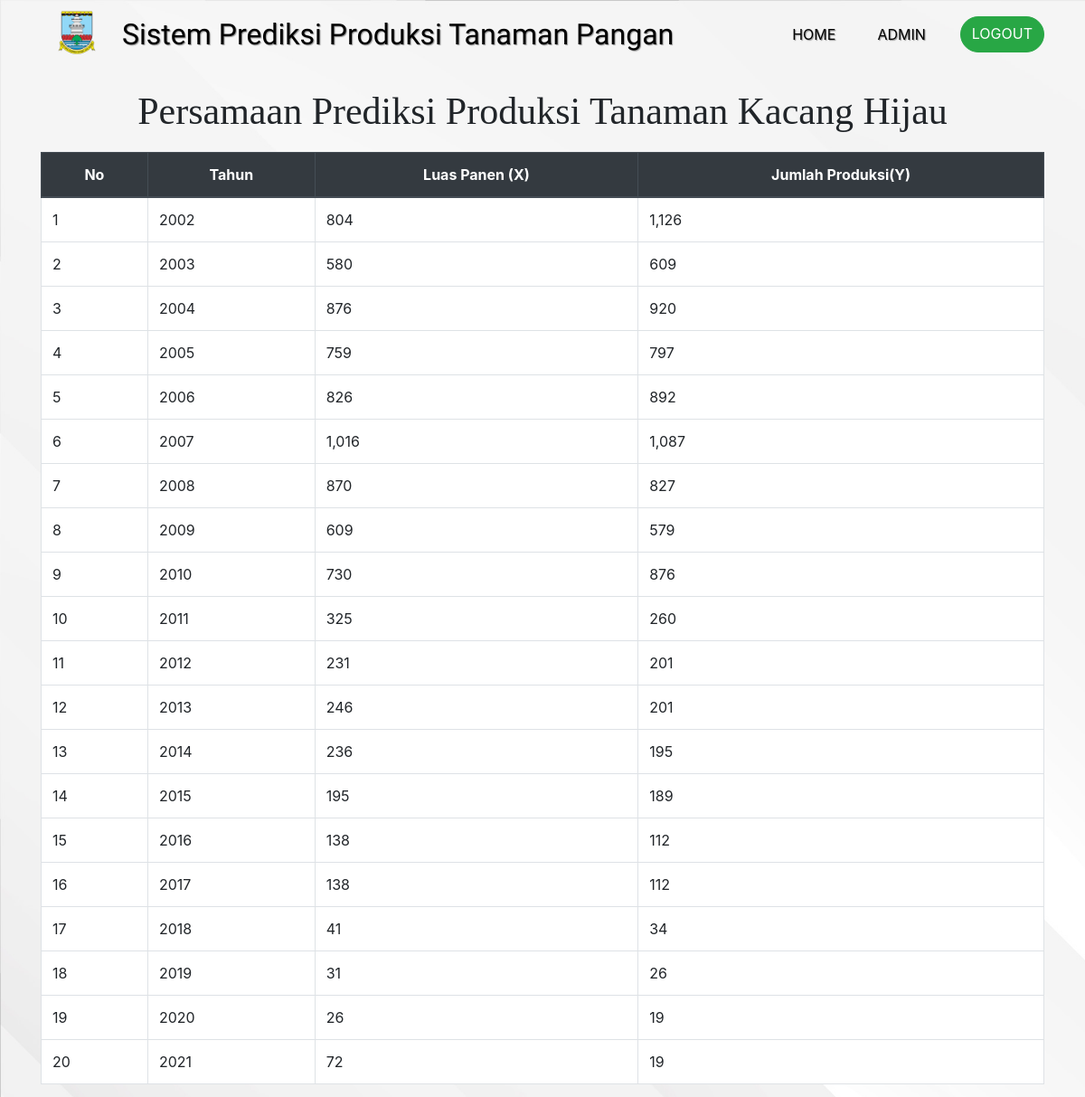
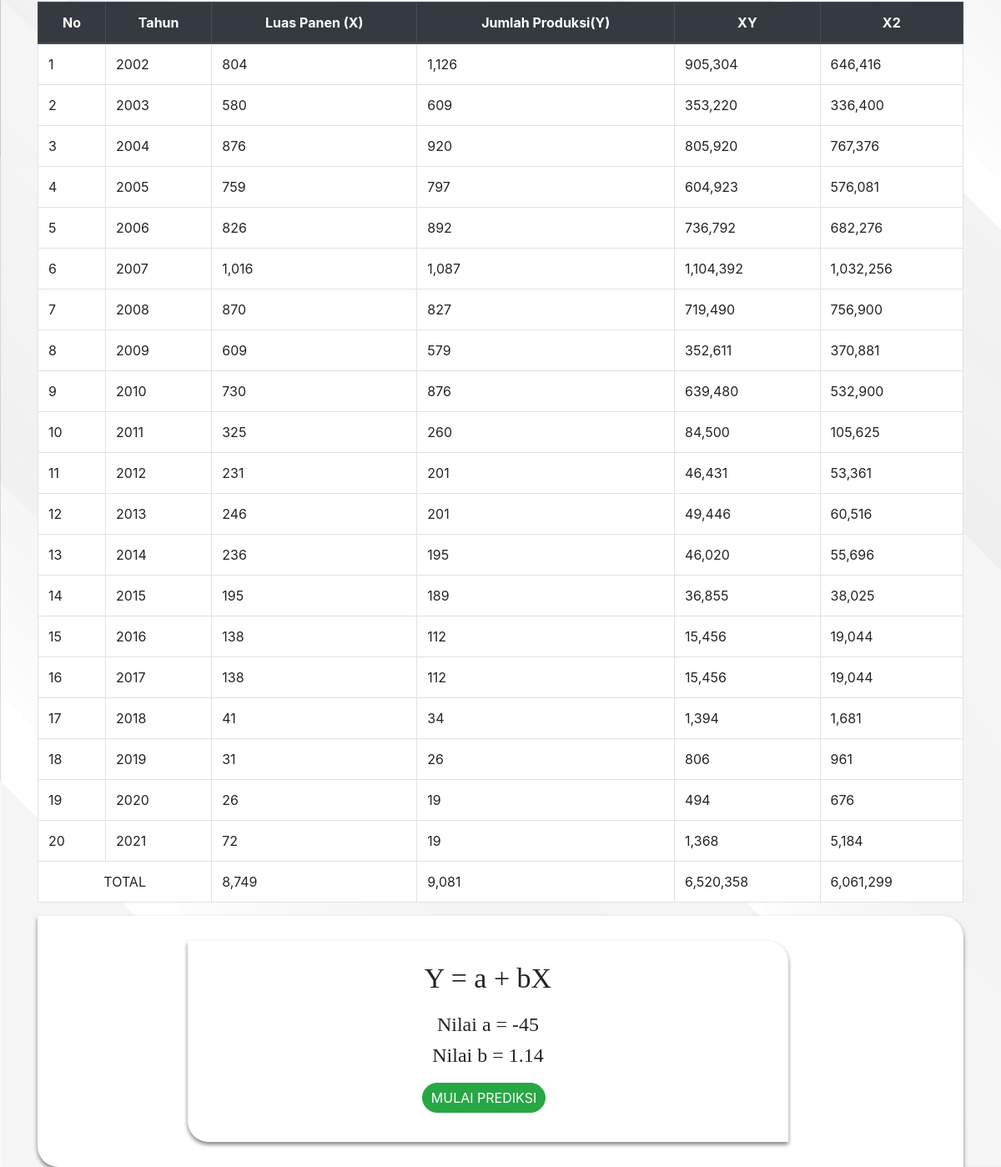
The page /admin/prediksi/kacanghijau/kacanghijau.php (signed in) on the database its author committed (2 pictures, top to bottom).
### tables this page shows
CREATE TABLE `kacang_hijau` (
  `id_kacangH` int(11) NOT NULL,
  `tahun` int(50) NOT NULL,
  `produksi` int(200) NOT NULL,
  `LuasPanen` int(200) NOT NULL
);

### function/functions.php (called while the page is built, shortened)
<?php
$conn = mysqli_connect("localhost", "root", "", "prediksi2.0");
function query($query)
{
    global $conn;
    $result = mysqli_query($conn, $query);
    $rows = [];
    while ($row = mysqli_fetch_assoc($result)) {
        $rows[] = $row;
    }
    return $rows;
}

### admin/prediksi/kacanghijau/kacanghijau.php (the view, shortened to what this page needs)
<?php
require '../../../function/functions.php';
$jml = "SELECT * FROM kacang_hijau";
$hasil = mysqli_query($conn, $jml);
$hasil = mysqli_num_rows($hasil);
$data = query("SELECT * FROM kacang_hijau ORDER BY tahun");
$dataY = query("SELECT produksi FROM kacang_hijau ORDER BY tahun");
$merged_array = [];
foreach ($data as $key => $row) {
    $merged_array[$key] = ['first' => $row];
}
foreach ($dataY as $key => $row) {
    $merged_array[$key]['second'] = $row;
}
?>
<!doctype html>
<html lang="en">
<head>
    <link rel="stylesheet" href="../../../bootstrap/css/bootstrap.min.css">
    <link rel="stylesheet" href="../css/Prediksi-page.css">
</head>
<body>
    <nav class="navbar navbar-expand-lg navbar-light">
        <div class="container">
            <img src="../../../logodinaskabserang/Serang.png" alt="logo">
            <a class="navbar-brand" href="">Sistem Prediksi Produksi Tanaman Pangan</a>
            <div class="collapse navbar-collapse" id="navbarNavAltMarkup">
                <div class="navbar-nav ml-auto">
                    <a class="nav-item nav-link active" href="../../admin-page.php">Home</a>
                    <a class="nav-item nav-link" href="../../dataadmin.php">admin</a>
                    <a class="nav-item btn btn-success tombol" href="../../logout.php">logout</a>
                </div>
            </div>
        </div>
    </nav>
    <div class="container">
        <h1 class="header">persamaan prediksi produksi tanaman kacang hijau</h1>
        <table class="table table-bordered">
            <thead class="thead-dark">
                <tr>
                    <th scope="col">No</th>
                    <th scope="col">Tahun</th>
                    <th scope="col">Luas Panen (X)</th>
                    <th scope="col">Jumlah Produksi(Y)</th>
                </tr>
            </thead>
            <tbody>
                <?php $i = 1;
                ?>
                <?php foreach ($merged_array as $key => $data) : ?>
                    <tr>
                        <td><?= $i; ?></td>
                        <td><?= $data['first']['tahun']; ?></td>
                        <td><?= number_format($data['first']['LuasPanen']); ?></td>
                        <td><?php if (@$data['second']['produksi'] == null) {
                                echo $data['second']['produksi'] = null;
                            } else {
                                echo number_format($data['second']['produksi']);
                            } ?>
                        </td>
                        <?php $i++ ?>
                    </tr>
                <?php endforeach; ?>
            </tbody>
        </table>
        <table class="table table-bordered">
            <thead class="thead-dark">
                <tr>
                    <th scope="col">No</th>
                    <th scope="col">Tahun</th>
                    <th scope="col">Luas Panen (X)</th>
                    <th scope="col">Jumlah Produksi(Y)</th>
                    <th scope="col">XY</th>
                    <th scope="col">X2</th>
                </tr>
            </thead>
            <tbody>
                <?php $i = 1;
                ?>
                <?php foreach ($merged_array as $key => $data) : ?>
                    <tr>
                        <td><?= $i; ?></td>
                        <td><?= $data['first']['tahun']; ?></td>
                        <td><?= number_format($data['first']['LuasPanen']); ?></td>
                        <td><?php if (@$data['second']['produksi'] == null) {
                                echo $data['second']['produksi'] = null;
                            } else {
                                echo number_format($data['second']['produksi']);
                            } ?>
                        </td>
                        <td><?= number_format($data['first']['LuasPanen'] * $data['second']['produksi']); ?></td>
                        <td><?= number_format($data['first']['LuasPanen'] * $data['first']['LuasPanen']); ?></td>
                        <?php $i++ ?>
                    </tr>
                <?php endforeach; ?>
                <tr>
                    <td colspan="2" style="text-align: center;">TOTAL</td>
                    <td><?php $totalX = 0;
                        foreach ($merged_array as $key => $data) {
                            $totalX += $data['first']['LuasPanen'];
                        }
                        echo number_format($totalX); ?></td>
                    <td><?php $totalY = 0;
                        foreach ($merged_array as $key => $data) {
                            $totalY += $data['second']['produksi'];
                        }
                        echo number_format($totalY); ?></td>
                    <td>
                        <?php $totalXY = 0;
                        foreach ($merged_array as $key => $data) {
                            $totalXY += $data['first']['LuasPanen'] * $data['second']['produksi'];
                        }
                        echo number_format($totalXY); ?>
                    </td>
                    <td>
                        <?php $totalX2 = 0;
                        foreach ($merged_array as $key => $data) {
                            $totalX2 += $data['first']['LuasPanen'] * $data['first']['LuasPanen'];
                        }
                        echo number_format($totalX2); ?>
                    </td>
                </tr>
            </tbody>
        </table>
        <?php
        $tx = (float) $totalX;
        $ty = (float) $totalY;
        $txy = $totalXY;
        $tx2 = $totalX2;
        $n = (float)$hasil;
        ?>
        <div class="col-12 info-panel">
            <div class="row">
                <div class="col-lg persamaan">
                    <h2>Y = a + bX</h2>
                    <h4>Nilai a = <?php $atas = (($ty * $tx2) - ($tx * $txy));
                                    $bawah = (($n * $tx2) - ($tx * $tx));
                                    $a = $atas / $bawah;
                                    $aclear = $a;
                                    $a = number_format($a);
                                    echo $a; ?>
                    </h4>
                    <h4>Nilai b = <?php $atas = (($n * ($txy)) - ($tx * $ty));
                                    $bawah = (($n * ($tx2)) - ($tx * $tx));
                                    $b = $atas / $bawah;
                                    $b = sprintf('%.2f', $b);
                                    echo $b; ?>
                    </h4>
                    <div class="peradd">
                        <a class="nav-item btn btn-success add" href="prediksi.php?a=<?= $aclear; ?>&b=<?= $b; ?>">mulai prediksi</a>
                    </div>
                </div>
            </div>
        </div>
    </div>
</body>
</html>

### admin/prediksi/css/Prediksi-page.css (style rules this page uses)
body { background-image: url(../../background/bgpage.jpg); background-size: cover; }
.navbar { position: relative; z-index: 1; }
.navbar-brand { font-family: viga; font-size: 16px; }
.navbar img { width: 50px; position: relative; }
.navbar .nav-link { text-align: center; }
.tombol { text-transform: uppercase; border-radius: 40px; }
.add { text-transform: uppercase; border-radius: 40px; font-size: 16px; margin-right: 10px; padding: 5px 10px; margin-top: 10px; margin-bottom: 10px; }
.header { font-size: 42px; margin-top: 20px; text-align: center; text-transform: capitalize; font-family: poppins; margin-bottom: 20px; }
.info-panel { box-shadow: 0 3px 5px rgba(0, 0, 0, 0.5); border-radius: 0 25px; background-color: white; padding: 30px; display: flex; justify-content: center; }
.info-panel .persamaan { background-color:white; box-shadow: 0 3px 5px rgba(0, 0, 0, 0.5); border-radius: 0 25px; padding: 25px; margin-bottom: 30px; width: 60vw; justify-content: center; }
.info-panel .persamaan h2 { font-size: 34px; text-align: center; font-family: poppins; margin-bottom: 20px; }
.info-panel .persamaan h4 { font-size: 24px; font-family: poppins; text-align: center; }
.info-panel .peradd { display: flex; justify-content: center; }
.table { background-color: white; }
.table th { text-align: center; }
@media (min-width: 992px) { .navbar { padding-bottom: 10px; } }
@media (min-width: 992px) { .navbar-brand { font-size: 32px; } }
@media (min-width: 992px) { .navbar-brand, .nav-link { color: rgb(0, 0, 0) !important; text-shadow: 1px 1px 1px rgba(105, 105, 105, 0.7); } }
@media (min-width: 992px) { .navbar img { width: 80px; position: relative; bottom: 2px; margin-right: 10px; } }
@media (min-width: 992px) { .nav-link { text-transform: uppercase; margin-right: 30px; } }
@media (min-width: 992px) { .info-panel .persamaan { margin-right: 50px; margin-bottom: 0; margin-left: 20px; } }

### rows shown on the page
kacang_hijau: tahun "2002", LuasPanen "804", produksi "1,126", produksi "905,304", $data['first']['LuasPanen']*$data['first']['LuasPanen'] "646,416"
kacang_hijau: tahun "2003", LuasPanen "580", produksi "609", produksi "353,220", $data['first']['LuasPanen']*$data['first']['LuasPanen'] "336,400"
kacang_hijau: tahun "2004", LuasPanen "876", produksi "920", produksi "805,920", $data['first']['LuasPanen']*$data['first']['LuasPanen'] "767,376"
kacang_hijau: tahun "2005", LuasPanen "759", produksi "797", produksi "604,923", $data['first']['LuasPanen']*$data['first']['LuasPanen'] "576,081"
kacang_hijau: tahun "2006", LuasPanen "826", produksi "892", produksi "736,792", $data['first']['LuasPanen']*$data['first']['LuasPanen'] "682,276"
kacang_hijau: tahun "2007", LuasPanen "1,016", produksi "1,087", produksi "1,104,392", $data['first']['LuasPanen']*$data['first']['LuasPanen'] "1,032,256"
kacang_hijau: tahun "2008", LuasPanen "870", produksi "827", produksi "719,490", $data['first']['LuasPanen']*$data['first']['LuasPanen'] "756,900"
kacang_hijau: tahun "2009", LuasPanen "609", produksi "579", produksi "352,611", $data['first']['LuasPanen']*$data['first']['LuasPanen'] "370,881"
kacang_hijau: tahun "2010", LuasPanen "730", produksi "876", produksi "639,480", $data['first']['LuasPanen']*$data['first']['LuasPanen'] "532,900"
kacang_hijau: tahun "2011", LuasPanen "325", produksi "260", produksi "84,500", $data['first']['LuasPanen']*$data['first']['LuasPanen'] "105,625"
kacang_hijau: tahun "2012", LuasPanen "231", produksi "201", produksi "46,431", $data['first']['LuasPanen']*$data['first']['LuasPanen'] "53,361"
kacang_hijau: tahun "2013", LuasPanen "246", produksi "201", produksi "49,446", $data['first']['LuasPanen']*$data['first']['LuasPanen'] "60,516"
kacang_hijau: tahun "2014", LuasPanen "236", produksi "195", produksi "46,020", $data['first']['LuasPanen']*$data['first']['LuasPanen'] "55,696"
kacang_hijau: tahun "2015", LuasPanen "195", produksi "189", produksi "36,855", $data['first']['LuasPanen']*$data['first']['LuasPanen'] "38,025"
kacang_hijau: tahun "2016", LuasPanen "138", produksi "112", produksi "15,456", $data['first']['LuasPanen']*$data['first']['LuasPanen'] "19,044"
kacang_hijau: tahun "2017", LuasPanen "138", produksi "112", produksi "15,456", $data['first']['LuasPanen']*$data['first']['LuasPanen'] "19,044"
kacang_hijau: tahun "2018", LuasPanen "41", produksi "34", produksi "1,394", $data['first']['LuasPanen']*$data['first']['LuasPanen'] "1,681"
kacang_hijau: tahun "2019", LuasPanen "31", produksi "26", produksi "806", $data['first']['LuasPanen']*$data['first']['LuasPanen'] "961"
kacang_hijau: tahun "2020", LuasPanen "26", produksi "19", produksi "494", $data['first']['LuasPanen']*$data['first']['LuasPanen'] "676"
kacang_hijau: tahun "2021", LuasPanen "72", produksi "19", produksi "1,368", $data['first']['LuasPanen']*$data['first']['LuasPanen'] "5,184"

### other values the page prints
$totalX "8,749"
$totalY "9,081"
$totalXY "6,520,358"
$totalX2 "6,061,299"
$a "-45"
$b "1.14"
